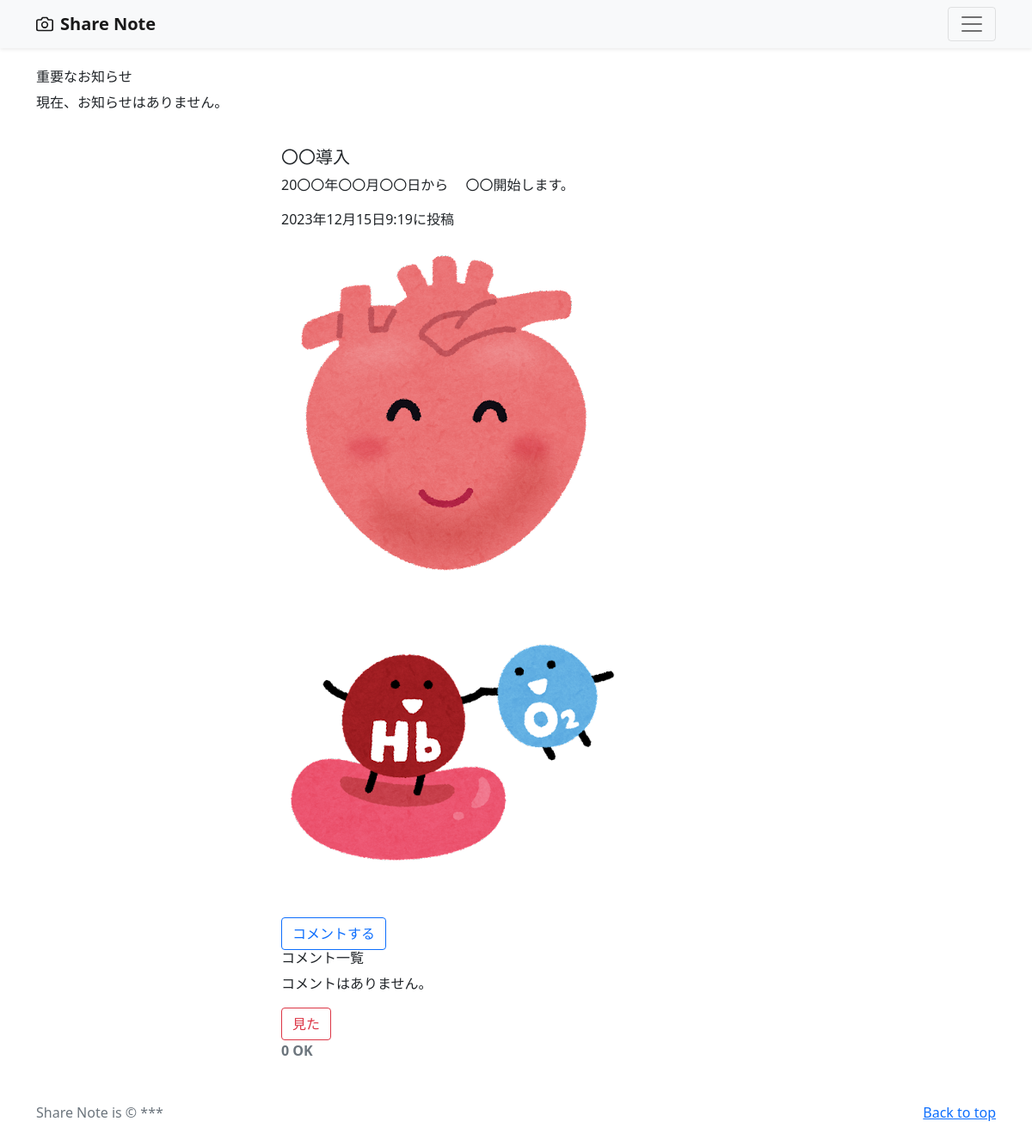
The page /note/2/ (signed in) on the database its author committed.
### note/models.py (models this page shows, shortened)
class NotePost(models.Model):
    user = models.ForeignKey(
        CustomUser,
        verbose_name='ユーザー',
        on_delete=models.CASCADE
    )
    category = models.ForeignKey(
        Category,
        verbose_name='カテゴリ',
        on_delete=models.PROTECT
    )
    title = models.CharField(
        verbose_name='タイトル',
        max_length=200
    )
    comment = models.TextField(
        verbose_name='コメント',
    )
    image1 = models.ImageField(
        verbose_name='イメージ1',
        upload_to='notes',
        blank=True,
        null=True
    )
    image2 = models.ImageField(
        verbose_name='イメージ2',
        upload_to='notes',
        blank=True,
        null=True
    )
    posted_at = models.DateTimeField(
        verbose_name='投稿日時',
        auto_now_add=True
    )
    likes = models.ManyToManyField(CustomUser, related_name='notepost_like',  blank=True)
    def number_of_likes(self):
        return self.likes.count()

### note/views.py (the view)
# urls.py: path('note/<int:pk>/', views.NoteDetailView.as_view(), name = 'detail'),
class NoteDetailView(DetailView):
    model = NotePost
    template_name ='detail.html'
    context_object_name = 'object'
    def get_context_data(self, **kwargs):
        context = super().get_context_data(**kwargs)
        context['comments'] = Comment.objects.filter(post=self.object)
        liked = False
        if self.object.likes.filter(id=self.request.user.id).exists():
            liked = True
        context['number_of_likes'] = self.object.number_of_likes()
        context['post_is_liked'] = liked
        context['liked_users'] = self.object.likes.all()
        return context

### note/templates/detail.html (shortened to what this page needs)
{% extends 'base.html' %}
{% block contents %}
  <div class="container">
    <div class="row">
      <div class="col offset-3">
        <h5>{{ object.title }}</h5>
        <p>{{ object.comment }}</p>
        <p>{{ object.posted_at }}に投稿</p>
        {% if object.image1 or object.image2 %}
          <p><img src="{{ object.image1.url }}"></p>
          {% if object.image2 %}
            <p><img src="{{ object.image2.url }}"></p>
          {% endif %}
        {% endif %}
        <form action="{% url 'note:add_comment' object.pk %}" method="post">
          <button type="button" class="btn btn-outline-primary">コメントする</button>
        </form>
        <div class="comments">
          <h6>コメント一覧</h6>
          {% for comment in comments %}
            <div class="comment">
              <p>投稿者: {{ comment.user.username }}</p>
              <p>{{ comment.text }}</p>
              <p>投稿日時: {{ comment.created_at }}</p>
            </div>
          {% empty %}
            <p>コメントはありません。</p>
          {% endfor %}
        </div>
        {% if user.is_authenticated %}
          <form action="{% url 'note:notepost_like' object.id %}" method="POST">
            {% if post_is_liked %}
              <button type="submit" name="notepost_id" value="{{object.id}}" class="btn btn-danger"><svg xmlns="http://www.w3.org/2000/svg" width="16" height="16" fill="currentColor" class="bi bi-check" viewBox="0 0 16 16">
                <path d="M10.97 4.97a.75.75 0 0 1 1.07 1.05l-3.99 4.99a.75.75 0 0 1-1.08.02L4.324 8.384a.75.75 0 1 1 1.06-1.06l2.094 2.093 3.473-4.425a.267.267 0 0 1 .02-.022z"/>
              </svg></button>
            {% else %}
              <button type="submit" name="notepost_id" value="{{object.id}}" class="btn btn-outline-danger">見た</button>
            {% endif %}
          </form>
        {% endif %}
      <strong class="text-secondary">
          {% if number_of_likes == 0 %}
              0 OK
          {% elif number_of_likes == 1 %}
              1 OK
          {% else %}
              {{ number_of_likes }} OK
          {% endif %}
      </strong>
      <br>
      </div>
    </div>
  </div>
{% endblock %}

### note/templates/base.html (shortened to what this page needs)
{% load static %}
<!doctype html>
<html lang="ja">
  <head>
    <link href="https://cdn.jsdelivr.net/npm/bootstrap@5.0.2/dist/css/bootstrap.min.css" rel="stylesheet">
  </head>
  <body>
<header>
  <div class="navbar navbar-light bg-light shadow-sm">
    <div class="container">
      <a href="{% url 'note:index' %}" class="navbar-brand d-flex align-items-center">
        <strong>Share Note</strong>
      </a>
      <button class="navbar-toggler" type="button" data-bs-toggle="collapse" data-bs-target="#navbarHeader" aria-controls="navbarHeader" aria-expanded="false" aria-label="Toggle navigation">
        <span class="navbar-toggler-icon"></span>
      </button>
    </div>
  </div>
</header>
<main>
   <section class="announcements">
    <div class="container py-4">
      <h2 class="h6 ">重要なお知らせ</h6>
      <ul class="list-unstyled">
        {% for announcement in announcements %}
          <li>
            <strong>{{ announcement.published_date }}</strong>: {{ announcement.title }}
          </li>
        {% empty %}
          <li>現在、お知らせはありません。</li>
        {% endfor %}
      </ul>
    </div>
  </section>
{% block contents %}{% endblock %}
</main>
{% if user.is_authenticated %}
<footer class="text-muted py-5">
  <div class="container">
    <p class="float-end mb-1">
      <a href="{% url 'note:index'%}">Back to top</a>
    </p>
    <p class="mb-1">Share Note is &copy; ***</p>
  </div>
</footer>
{% endif %}
    </body>
</html>

### rows shown on the page
NotePost: title "〇〇導入", comment "20〇〇年〇〇月〇〇日から 〇〇開始します。", posted_at "2023年12月15日9:19", image1 (picture), image2 (picture)
